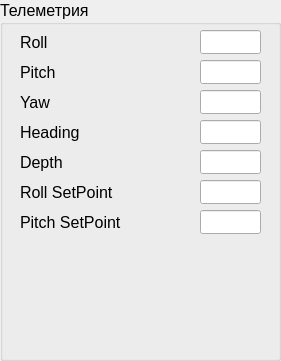
   <widget class="QGroupBox" name="gbTelemetry">
    <property name="geometry">
     <rect>
      <x>700</x>
      <y>165</y>
      <width>281</width>
      <height>361</height>
     </rect>
    </property>
    <property name="font">
     <font>
      <pointsize>12</pointsize>
     </font>
    </property>
    <property name="title">
     <string>Телеметрия</string>
    </property>
    <widget class="QLineEdit" name="edRoll">
     <property name="geometry">
      <rect>
       <x>200</x>
       <y>30</y>
       <width>61</width>
       <height>24</height>
      </rect>
     </property>
     <property name="font">
      <font>
       <pointsize>12</pointsize>
      </font>
     </property>
     <property name="alignment">
      <set>Qt::AlignRight|Qt::AlignTrailing|Qt::AlignVCenter</set>
     </property>
    </widget>
    <widget class="QLabel" name="lbRoll">
     <property name="geometry">
      <rect>
       <x>20</x>
       <y>30</y>
       <width>151</width>
       <height>24</height>
      </rect>
     </property>
     <property name="font">
      <font>
       <pointsize>12</pointsize>
      </font>
     </property>
     <property name="text">
      <string>Roll</string>
     </property>
    </widget>
    <widget class="QLineEdit" name="edPitch">
     <property name="geometry">
      <rect>
       <x>200</x>
       <y>60</y>
       <width>61</width>
       <height>24</height>
      </rect>
     </property>
     <property name="font">
      <font>
       <pointsize>12</pointsize>
      </font>
     </property>
     <property name="alignment">
      <set>Qt::AlignRight|Qt::AlignTrailing|Qt::AlignVCenter</set>
     </property>
    </widget>
    <widget class="QLabel" name="lbPitch">
     <property name="geometry">
      <rect>
       <x>20</x>
       <y>60</y>
       <width>151</width>
       <height>24</height>
      </rect>
     </property>
     <property name="font">
      <font>
       <pointsize>12</pointsize>
      </font>
     </property>
     <property name="text">
      <string>Pitch</string>
     </property>
    </widget>
    <widget class="QLabel" name="lbYaw">
     <property name="geometry">
      <rect>
       <x>20</x>
       <y>90</y>
       <width>151</width>
       <height>24</height>
      </rect>
     </property>
     <property name="font">
      <font>
       <pointsize>12</pointsize>
      </font>
     </property>
     <property name="text">
      <string>Yaw</string>
     </property>
    </widget>
    <widget class="QLineEdit" name="edYaw">
     <property name="geometry">
      <rect>
       <x>200</x>
       <y>90</y>
       <width>61</width>
       <height>24</height>
      </rect>
     </property>
     <property name="font">
      <font>
       <pointsize>12</pointsize>
      </font>
     </property>
     <property name="alignment">
      <set>Qt::AlignRight|Qt::AlignTrailing|Qt::AlignVCenter</set>
     </property>
    </widget>
    <widget class="QLabel" name="lbHeading">
     <property name="geometry">
      <rect>
       <x>20</x>
       <y>120</y>
       <width>151</width>
       <height>24</height>
      </rect>
     </property>
     <property name="font">
      <font>
       <pointsize>12</pointsize>
      </font>
     </property>
     <property name="text">
      <string>Heading</string>
     </property>
    </widget>
    <widget class="QLineEdit" name="edHeading">
     <property name="geometry">
      <rect>
       <x>200</x>
       <y>120</y>
       <width>61</width>
       <height>24</height>
      </rect>
     </property>
     <property name="font">
      <font>
       <pointsize>12</pointsize>
      </font>
     </property>
     <property name="alignment">
      <set>Qt::AlignRight|Qt::AlignTrailing|Qt::AlignVCenter</set>
     </property>
    </widget>
    <widget class="QLabel" name="lbDepthAUV">
     <property name="geometry">
      <rect>
       <x>20</x>
       <y>150</y>
       <width>151</width>
       <height>24</height>
      </rect>
     </property>
     <property name="font">
      <font>
       <pointsize>12</pointsize>
      </font>
     </property>
     <property name="text">
      <string>Depth</string>
     </property>
    </widget>
    <widget class="QLineEdit" name="edDepthAUV">
     <property name="geometry">
      <rect>
       <x>200</x>
       <y>150</y>
       <width>61</width>
       <height>24</height>
      </rect>
     </property>
     <property name="font">
      <font>
       <pointsize>12</pointsize>
      </font>
     </property>
     <property name="alignment">
      <set>Qt::AlignRight|Qt::AlignTrailing|Qt::AlignVCenter</set>
     </property>
    </widget>
    <widget class="QLineEdit" name="edRollSetPoint">
     <property name="geometry">
      <rect>
       <x>200</x>
       <y>180</y>
       <width>61</width>
       <height>24</height>
      </rect>
     </property>
     <property name="font">
      <font>
       <pointsize>12</pointsize>
      </font>
     </property>
     <property name="alignment">
      <set>Qt::AlignRight|Qt::AlignTrailing|Qt::AlignVCenter</set>
     </property>
    </widget>
    <widget class="QLabel" name="lbRollSetPoint">
     <property name="geometry">
      <rect>
       <x>20</x>
       <y>180</y>
       <width>151</width>
       <height>24</height>
      </rect>
     </property>
     <property name="font">
      <font>
       <pointsize>12</pointsize>
      </font>
     </property>
     <property name="text">
      <string>Roll SetPoint</string>
     </property>
    </widget>
    <widget class="QLineEdit" name="edPitchSetPoint">
     <property name="geometry">
      <rect>
       <x>200</x>
       <y>210</y>
       <width>61</width>
       <height>24</height>
      </rect>
     </property>
     <property name="font">
      <font>
       <pointsize>12</pointsize>
      </font>
     </property>
     <property name="alignment">
      <set>Qt::AlignRight|Qt::AlignTrailing|Qt::AlignVCenter</set>
     </property>
    </widget>
    <widget class="QLabel" name="lbPitchSetPoint">
     <property name="geometry">
      <rect>
       <x>20</x>
       <y>210</y>
       <width>151</width>
       <height>24</height>
      </rect>
     </property>
     <property name="font">
      <font>
       <pointsize>12</pointsize>
      </font>
     </property>
     <property name="text">
      <string>Pitch SetPoint</string>
     </property>
    </widget>
    <widget class="QLabel" name="lbSevrovLogo">
     <property name="geometry">
      <rect>
       <x>50</x>
       <y>235</y>
       <width>190</width>
       <height>118</height>
      </rect>
     </property>
     <property name="text">
      <string/>
     </property>
     <property name="pixmap">
      <pixmap resource="resource.qrc">:/logo/img/sevrov.png</pixmap>
     </property>
     <property name="scaledContents">
      <bool>true</bool>
     </property>
    </widget>
   </widget>
